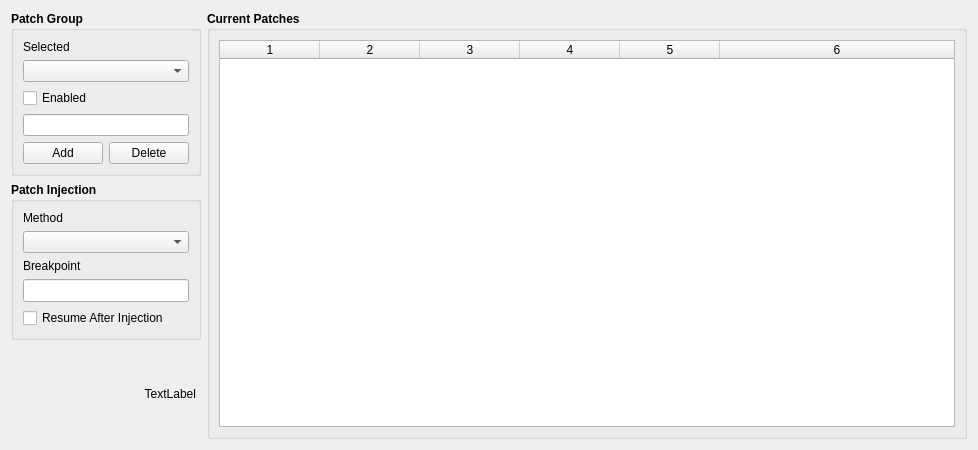
<?xml version="1.0" encoding="UTF-8"?>
<ui version="4.0">
 <class>DAPMainForm</class>
 <widget class="QWidget" name="DAPMainForm">
  <property name="geometry">
   <rect>
    <x>0</x>
    <y>0</y>
    <width>978</width>
    <height>450</height>
   </rect>
  </property>
  <property name="sizePolicy">
   <sizepolicy hsizetype="Minimum" vsizetype="Minimum">
    <horstretch>0</horstretch>
    <verstretch>0</verstretch>
   </sizepolicy>
  </property>
  <property name="minimumSize">
   <size>
    <width>400</width>
    <height>450</height>
   </size>
  </property>
  <property name="windowTitle">
   <string>DebugAutoPatch</string>
  </property>
  <layout class="QGridLayout" name="gridLayout">
   <item row="0" column="0">
    <layout class="QHBoxLayout" name="horizontalLayout">
     <item>
      <layout class="QVBoxLayout" name="verticalLayout_3">
       <item>
        <widget class="QGroupBox" name="groupBox_PatchGroup">
         <property name="sizePolicy">
          <sizepolicy hsizetype="Fixed" vsizetype="Fixed">
           <horstretch>0</horstretch>
           <verstretch>2</verstretch>
          </sizepolicy>
         </property>
         <property name="minimumSize">
          <size>
           <width>190</width>
           <height>0</height>
          </size>
         </property>
         <property name="font">
          <font>
           <weight>75</weight>
           <bold>true</bold>
          </font>
         </property>
         <property name="title">
          <string>Patch Group</string>
         </property>
         <property name="alignment">
          <set>Qt::AlignLeading|Qt::AlignLeft|Qt::AlignTop</set>
         </property>
         <property name="flat">
          <bool>false</bool>
         </property>
         <property name="checkable">
          <bool>false</bool>
         </property>
         <layout class="QGridLayout" name="gridLayout_4">
          <item row="0" column="0">
           <widget class="QLabel" name="label_SelectedGroup">
            <property name="font">
             <font>
              <weight>50</weight>
              <bold>false</bold>
             </font>
            </property>
            <property name="text">
             <string>Selected</string>
            </property>
           </widget>
          </item>
          <item row="2" column="0">
           <widget class="QCheckBox" name="checkBox_PatchGroupEnabled">
            <property name="font">
             <font>
              <weight>50</weight>
              <bold>false</bold>
             </font>
            </property>
            <property name="layoutDirection">
             <enum>Qt::LeftToRight</enum>
            </property>
            <property name="text">
             <string>Enabled</string>
            </property>
           </widget>
          </item>
          <item row="1" column="0">
           <widget class="QComboBox" name="comboBox_PatchGroup"/>
          </item>
          <item row="6" column="0">
           <layout class="QHBoxLayout" name="horizontalLayout_2">
            <item>
             <widget class="QPushButton" name="pushButton_AddGroup">
              <property name="font">
               <font>
                <weight>50</weight>
                <bold>false</bold>
               </font>
              </property>
              <property name="text">
               <string>Add</string>
              </property>
             </widget>
            </item>
            <item>
             <widget class="QPushButton" name="pushButton_DeleteGroup">
              <property name="font">
               <font>
                <weight>50</weight>
                <bold>false</bold>
               </font>
              </property>
              <property name="text">
               <string>Delete</string>
              </property>
             </widget>
            </item>
           </layout>
          </item>
          <item row="3" column="0">
           <widget class="QLineEdit" name="lineEdit_AddGroup"/>
          </item>
         </layout>
        </widget>
       </item>
       <item>
        <widget class="QGroupBox" name="groupBox_PatchInjection">
         <property name="sizePolicy">
          <sizepolicy hsizetype="Fixed" vsizetype="Fixed">
           <horstretch>0</horstretch>
           <verstretch>0</verstretch>
          </sizepolicy>
         </property>
         <property name="minimumSize">
          <size>
           <width>190</width>
           <height>0</height>
          </size>
         </property>
         <property name="font">
          <font>
           <weight>75</weight>
           <bold>true</bold>
          </font>
         </property>
         <property name="title">
          <string>Patch Injection</string>
         </property>
         <layout class="QGridLayout" name="gridLayout_3">
          <item row="2" column="0">
           <widget class="QLabel" name="label_Breakpoint">
            <property name="font">
             <font>
              <weight>50</weight>
              <bold>false</bold>
             </font>
            </property>
            <property name="text">
             <string>Breakpoint</string>
            </property>
           </widget>
          </item>
          <item row="4" column="0">
           <widget class="QCheckBox" name="checkBox_ResumeAfterInjection">
            <property name="font">
             <font>
              <weight>50</weight>
              <bold>false</bold>
             </font>
            </property>
            <property name="text">
             <string>Resume After Injection</string>
            </property>
           </widget>
          </item>
          <item row="1" column="0">
           <widget class="QComboBox" name="comboBox_InjectionMethod">
            <property name="toolTip">
             <string>[Startup] This injects the patch at application startup, as soon as the debugger starts.
[Breakpoint] This injects the patch at the breakpoint specified. Be sure to check whether or not you'd like to automatically resume execution.</string>
            </property>
            <property name="currentText">
             <string/>
            </property>
            <property name="maxVisibleItems">
             <number>10</number>
            </property>
            <property name="frame">
             <bool>true</bool>
            </property>
           </widget>
          </item>
          <item row="0" column="0">
           <widget class="QLabel" name="label_InjectionMethod">
            <property name="font">
             <font>
              <weight>50</weight>
              <bold>false</bold>
             </font>
            </property>
            <property name="text">
             <string>Method</string>
            </property>
           </widget>
          </item>
          <item row="3" column="0">
           <widget class="QLineEdit" name="lineEdit_Breakpoint">
            <property name="font">
             <font>
              <family>Fixedsys</family>
              <weight>50</weight>
              <bold>false</bold>
             </font>
            </property>
           </widget>
          </item>
         </layout>
        </widget>
       </item>
       <item>
        <spacer name="verticalSpacer">
         <property name="orientation">
          <enum>Qt::Vertical</enum>
         </property>
         <property name="sizeHint" stdset="0">
          <size>
           <width>20</width>
           <height>40</height>
          </size>
         </property>
        </spacer>
       </item>
       <item>
        <widget class="QLabel" name="label_Version">
         <property name="sizePolicy">
          <sizepolicy hsizetype="Fixed" vsizetype="Fixed">
           <horstretch>0</horstretch>
           <verstretch>0</verstretch>
          </sizepolicy>
         </property>
         <property name="minimumSize">
          <size>
           <width>185</width>
           <height>0</height>
          </size>
         </property>
         <property name="text">
          <string>TextLabel</string>
         </property>
         <property name="alignment">
          <set>Qt::AlignBottom|Qt::AlignRight|Qt::AlignTrailing</set>
         </property>
        </widget>
       </item>
       <item>
        <widget class="QLabel" name="label_BottomLogo">
         <property name="sizePolicy">
          <sizepolicy hsizetype="Fixed" vsizetype="Fixed">
           <horstretch>0</horstretch>
           <verstretch>0</verstretch>
          </sizepolicy>
         </property>
         <property name="minimumSize">
          <size>
           <width>190</width>
           <height>32</height>
          </size>
         </property>
         <property name="autoFillBackground">
          <bool>false</bool>
         </property>
         <property name="text">
          <string/>
         </property>
         <property name="alignment">
          <set>Qt::AlignCenter</set>
         </property>
        </widget>
       </item>
      </layout>
     </item>
     <item>
      <layout class="QVBoxLayout" name="verticalLayout">
       <item>
        <widget class="QGroupBox" name="groupBox_Patches">
         <property name="sizePolicy">
          <sizepolicy hsizetype="Expanding" vsizetype="Expanding">
           <horstretch>0</horstretch>
           <verstretch>0</verstretch>
          </sizepolicy>
         </property>
         <property name="font">
          <font>
           <weight>75</weight>
           <bold>true</bold>
          </font>
         </property>
         <property name="title">
          <string>Current Patches</string>
         </property>
         <layout class="QGridLayout" name="gridLayout_2">
          <item row="0" column="0">
           <widget class="QTableWidget" name="tableWidget_Patches">
            <property name="sizePolicy">
             <sizepolicy hsizetype="Expanding" vsizetype="Expanding">
              <horstretch>0</horstretch>
              <verstretch>0</verstretch>
             </sizepolicy>
            </property>
            <property name="font">
             <font>
              <weight>50</weight>
              <bold>false</bold>
             </font>
            </property>
            <property name="gridStyle">
             <enum>Qt::DotLine</enum>
            </property>
            <property name="rowCount">
             <number>0</number>
            </property>
            <property name="columnCount">
             <number>6</number>
            </property>
            <attribute name="horizontalHeaderCascadingSectionResizes">
             <bool>false</bool>
            </attribute>
            <attribute name="horizontalHeaderStretchLastSection">
             <bool>true</bool>
            </attribute>
            <column/>
            <column/>
            <column/>
            <column/>
            <column/>
            <column/>
           </widget>
          </item>
         </layout>
        </widget>
       </item>
      </layout>
     </item>
    </layout>
   </item>
  </layout>
 </widget>
 <resources/>
 <connections/>
</ui>
